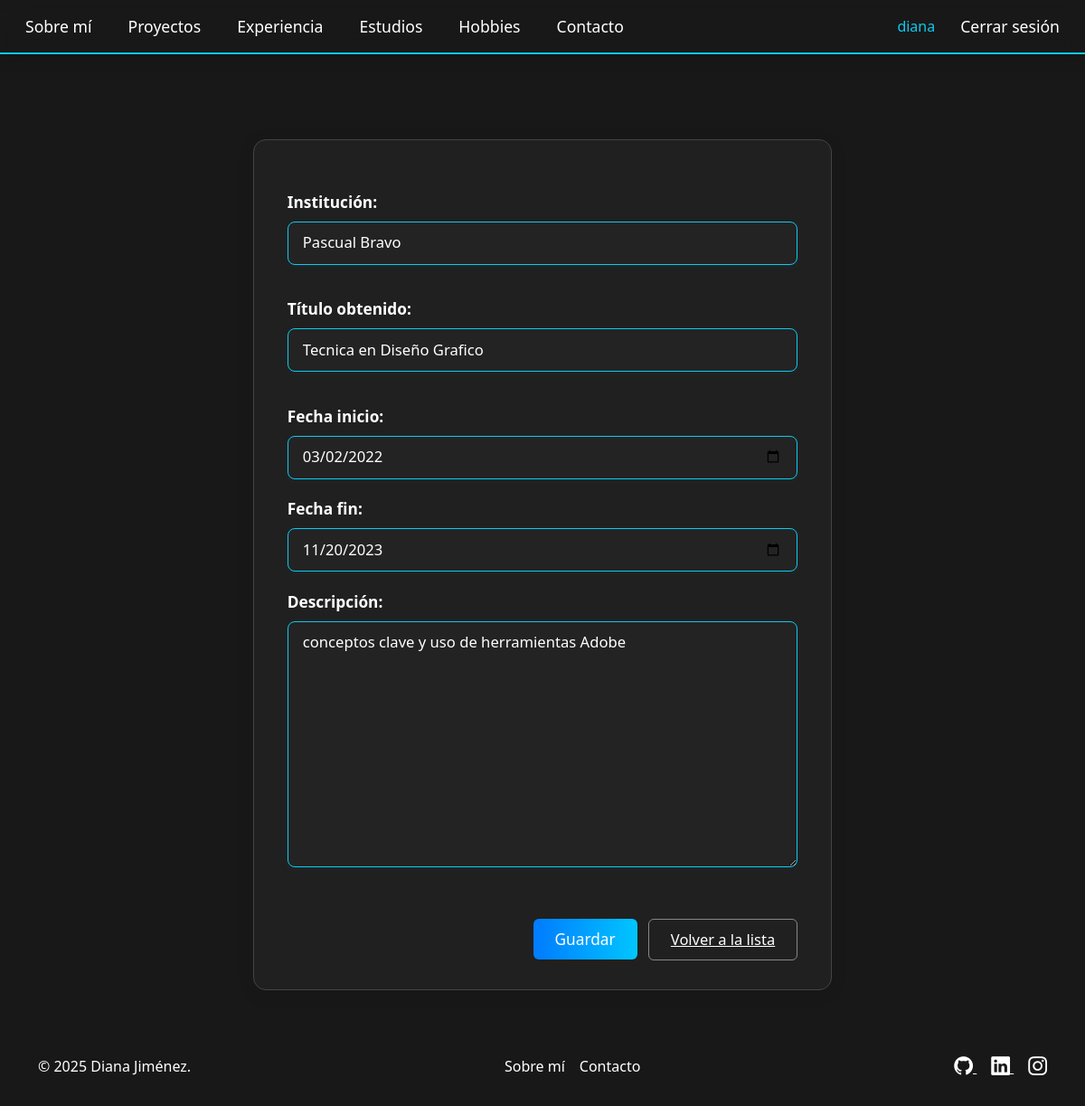
/estudios/editar/1/ (signed in), run on the app's committed database.
### portafolio_app/models.py (models this page shows, shortened)
class Estudio(models.Model):
    institucion = models.CharField(max_length=120)
    titulo_obtenido = models.CharField(max_length=120)
    fecha_inicio = models.DateField()
    fecha_fin = models.DateField(null=True, blank=True)
    descripcion = models.TextField(blank=True)

### portafolio_app/views.py (the view)
# urls.py: path('estudios/editar/<int:pk>/', views.editar_estudio, name='editar_estudio'),
@login_required
def editar_estudio(request, pk):
    estudio = get_object_or_404(Estudio, pk=pk)
    form = EstudioForm(request.POST or None, instance=estudio)
    if form.is_valid():
        form.save()
        return redirect('lista_estudios')
    return render(request, 'portafolio/formulario_estudio.html', {'form': form})

### portafolio_app/forms.py
class EstudioForm(forms.ModelForm):
    class Meta:
        model = Estudio
        fields = ['institucion', 'titulo_obtenido', 'fecha_inicio', 'fecha_fin', 'descripcion']
        widgets = {
            'fecha_inicio': forms.DateInput(attrs={'type': 'date', 'class': 'form-control'}),
            'fecha_fin': forms.DateInput(attrs={'type': 'date', 'class': 'form-control'}),
        }

### portafolio_app/templates/portafolio/formulario_estudio.html (shortened to what this page needs)
{% extends 'portafolio/base.html' %}
{% block contenido %}
<div class="crud-form">
    <form method="post">
        <div class="mb-3">
            <label for="id_institucion">Institución:</label>
            {{ form.institucion }}
        </div>
        <div class="mb-3">
            <label for="id_titulo_obtenido">Título obtenido:</label>
            {{ form.titulo_obtenido }}
        </div>
        <div class="mb-3">
            <label for="id_fecha_inicio">Fecha inicio:</label>
            {{ form.fecha_inicio }}
        </div>
        <div class="mb-3">
            <label for="id_fecha_fin">Fecha fin:</label>
            {{ form.fecha_fin }}
        </div>
        <div class="mb-3">
            <label for="id_descripcion">Descripción:</label>
            {{ form.descripcion }}
        </div>
        <div class="crud-form-actions">
            <button type="submit" class="crud-btn-primary">Guardar</button>
            <a href="{% url 'lista_estudios' %}" class="crud-btn-secondary">Volver a la lista</a>
        </div>
    </form>
</div>
{% endblock %}

### portafolio_app/templates/portafolio/base.html (shortened to what this page needs)
{% load static %}
<!DOCTYPE html>
<html lang="es">
<head>
    <link href="https://cdn.jsdelivr.net/npm/bootstrap@5.3.3/dist/css/bootstrap.min.css" rel="stylesheet">
    <link rel="stylesheet" href="https://cdn.jsdelivr.net/npm/bootstrap-icons@1.11.3/font/bootstrap-icons.min.css">
    <link rel="stylesheet" href="{% static 'css/styles.css' %}">
    <link rel="stylesheet" href="{% static 'css/crud_portafolio.css' %}">
    <link rel="stylesheet" href="{% static 'css/hobbies.css' %}">
    <link rel="stylesheet" href="{% static 'css/estudios.css' %}">
    <link rel="stylesheet" href="{% static 'css/experiencia.css' %}">
    <link rel="stylesheet" href="{% static 'css/habilidades.css' %}">
    <link rel="stylesheet" href="{% static 'css/contacto.css' %}">
    <link rel="stylesheet" href="{% static 'css/tarjetas.css' %}">
</head>
<body class="d-flex flex-column h-100">
    <header class="header-nav py-2">
        <div class="container-fluid">
            <nav class="nav justify-content-center flex-wrap gap-2">
                <a class="nav-link px-3" href="{% url 'sobre_mi' %}">Sobre mí</a>
                <a class="nav-link px-3" href="{% url 'lista_proyectos' %}">Proyectos</a>
                <a class="nav-link px-3" href="{% url 'lista_experiencia' %}">Experiencia</a>
                <a class="nav-link px-3" href="{% url 'lista_estudios' %}">Estudios</a>
                <a class="nav-link px-3" href="{% url 'lista_hobbies' %}">Hobbies</a>
                <a class="nav-link px-3" href="{% url 'contacto' %}">Contacto</a>
                <span style="margin-left:auto; display:flex; align-items:center;">
                    {% if user.is_authenticated %}
                    <span style="color:#0dcaf0; margin-right:12px;">{{ user.username }}</span>
                    <a class="nav-link px-3" href="{% url 'logout' %}">Cerrar sesión</a>
                    {% else %}
                    <a class="nav-link px-3" href="{% url 'login' %}">Iniciar sesión</a>
                    {% endif %}
                </span>
            </nav>
        </div>
    </header>
    <main class="flex-shrink-0">
        {% block contenido %}
        {% endblock %}
    </main>
    <footer class="footer mt-auto py-4">
        <div class="container text-center">
            <div class="d-flex justify-content-between align-items-center">
                <span class="text-muted">© 2025 Diana Jiménez.</span>
                <ul class="nav">
                    <li class="nav-item"><a href="{% url 'sobre_mi' %}" class="nav-link px-2 text-muted">Sobre mí</a></li>
                    <li class="nav-item"><a href="{% url 'contacto' %}" class="nav-link px-2 text-muted">Contacto</a></li>
                </ul>
                <div class="social-icons">
                    <a href="https://github.com/DianaJJ0" target="_blank" rel="noopener noreferrer" aria-label="Ir a mi GitHub">
                        <i class="bi bi-github"></i>
                    </a>
                    <a href="https://www.linkedin.com/in/diana-carolina-jimenez-jimenez-930078377/" target="_blank" rel="noopener noreferrer" aria-label="Ir a mi LinkedIn" class="text-muted ms-3">
                        <i class="bi bi-linkedin"></i>
                    </a>
                    <a href="https://www.instagram.com/__diana_jimenez__/" target="_blank" rel="noopener noreferrer" aria-label="Ir a mi Instagram" class="text-muted ms-3">
                        <i class="bi bi-instagram"></i>
                    </a>
                </div>
            </div>
        </div>
    </footer>
</body>
</html>

### static/css/styles.css (style rules this page uses)
html, body { min-height: 100vh; background: #181818; }
body { display: flex; flex-direction: column; height: 100vh; color: #fff; }
body, h1, h2, h3, h4, h5, h6, p, ul, ol, li, label, span, a, .lead { color: #fff; }
.text-muted { color: #fff !important; }
.header-nav { position: fixed; top: 0; left: 0; width: 100%; z-index: 99999; background: rgba(24, 24, 24, 0.96); box-shadow: 0 2px 18px rgba(0,0,0,0.18); backdrop-filter: blur(9px); -webkit-backdrop-filter: blur(9px); border-bottom: 2px solid #0dcaf0; transition: background 0.25s, backdrop-filter 0.22s; }
main { flex: 1 0 auto; padding-top: 90px; }
.header-nav .nav-link { font-size: 1.1rem; font-weight: 500; color: #fff; padding: 0.5rem 1.5rem; }
.form-control, input, textarea, select { background-color: #2c2c2c; color: #e0e0e0; border: 1px solid #444; border-radius: 4px; padding: 10px; }
.form-control::placeholder, input::placeholder, textarea::placeholder, select::placeholder { color: #bdbdbd; }
.footer { background: #181818; color: #bcbcbc; width: 100%; }
.footer .social-icons i { font-size: 1.3rem; transition: color 0.2s ease; }

### static/css/crud_portafolio.css (style rules this page uses)
.crud-form { background: #202020; border: 1px solid #444; border-radius: 14px; box-shadow: 0 4px 20px rgba(0, 0, 0, 0.08); padding: 2rem 2.3rem; max-width: 640px; margin: 2.5rem auto; color: #fff; }
.crud-form label { font-weight: bold; color: #fff; font-size: 1.08rem; margin-bottom: 0.5rem; display: block; }
.crud-form input, .crud-form textarea, .crud-form select { background: #232323; color: #fff; border: 1.7px solid #0dcaf0; border-radius: 8px; padding: 0.65rem 1rem; margin-bottom: 1.3rem; width: 100%; font-size: 1.04rem; transition: border-color 0.2s, box-shadow 0.2s; box-shadow: 0 2px 10px rgba(13, 202, 240, 0.05); }
.crud-form .crud-btn-primary { background: linear-gradient(90deg, #007bff 0%, #00c6ff 100%); color: #fff; border: none; border-radius: 6px; padding: 0.6rem 1.5rem; font-weight: 500; font-size: 1.08rem; cursor: pointer; transition: background 0.2s, transform 0.2s; margin-right: 0.5rem; margin-top: 0.5rem; display: inline-block; }
.crud-form .crud-btn-secondary { background: none; color: #fff; border: 1.5px solid #888; border-radius: 6px; padding: 0.6rem 1.5rem; font-size: 1.03rem; cursor: pointer; margin-top: 0.7rem; transition: background 0.2s, color 0.2s, border-color 0.2s; display: inline-block; }
.crud-form .crud-form-actions { text-align: right; margin-top: 1.2rem; }

### static/css/estudios.css (style rules this page uses)
body { background: #181818; }

### data on the page
Estudio: institucion "Pascual Bravo", titulo_obtenido "Tecnica en Diseño Grafico", fecha_inicio "03/02/2022", fecha_fin "11/20/2023", descripcion "conceptos clave y uso de herramientas Adobe"

### other printed values
{{ user.username }} "diana"
